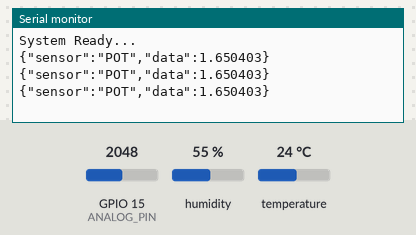
The program below on a simulated ESP32. Parts: the last lines printed to the serial monitor. The inputs (shaded band) are chosen by the test bench; at power-on: humidity 55 %, GPIO 15 (ANALOG_PIN) = 2048, temperature 24 °C.

Above: at 1.8 s.
1.9 s: humidity set to 22 %
At 2.4 s:
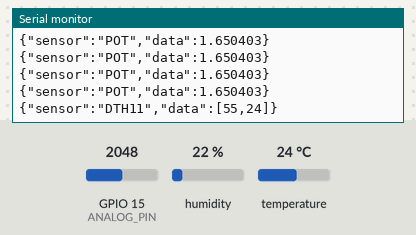
5.5 s: GPIO 15 (ANALOG_PIN) set to 2866
At 6.9 s:
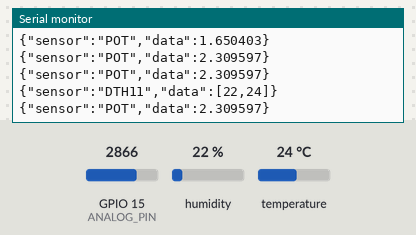
7.0 s: temperature set to 12 °C
At 7.5 s:
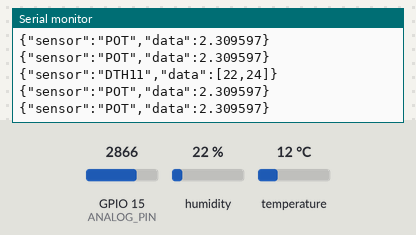
8.5 s: GPIO 15 (ANALOG_PIN) set to 3603
At 9.0 s:
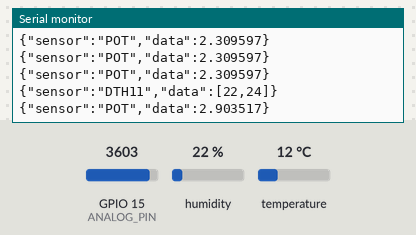
10.0 s: humidity set to 40 %
At 11.1 s:
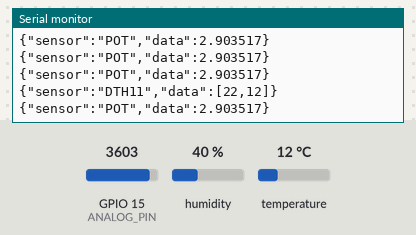
Timing chart, 0 to 12.5 s (numbered marks = the images above; inputs shaded):
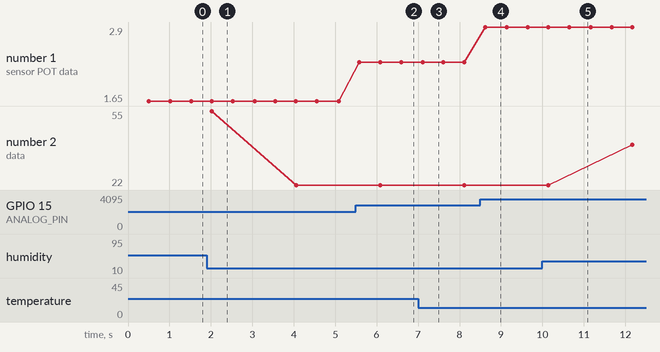

Measured:
- after the input at 5.5 s, the serial monitor: prints a new line after 0.08 s (image 2)
- after the input at 8.5 s, the serial monitor: prints a new line after 0.12 s (image 4)
- plotted number 1: 1.65 → 2.31 after the input at 5.5 s, 2.31 → 2.9 after the input at 8.5 s
- plotted number 2: 22 → 40 after the input at 10.0 s

The program:

main.cpp
```cpp
#include <Arduino.h>
#include <ArduinoJson.h>
#include "DHT.h"


#define SAMPLE_TIME 500

// --------------------------------- Entradas --------------------------------- //

// DTH11: Sensor de temperatura y humedad
#define DHTPIN 4     // Digital pin connected to the DHT sensor

// Uncomment whatever type you're using!
#define DHTTYPE DHT11   // DHT 11
//#define DHTTYPE DHT22   // DHT 22  (AM2302), AM2321
//#define DHTTYPE DHT21   // DHT 21 (AM2301)

DHT dht(DHTPIN, DHTTYPE);

// Potenciometro: Variable Analoga
#define ANALOG_PIN 15


// ------------------ Variables ------------------
bool sample_DHT11 = false;
int sample_th = 0;

// Allocate the JSON document
JsonDocument doc;

void setup() {
  Serial.begin(9600);
  Serial.println(F("System Ready..."));
  dht.begin();
}


void loop() {
  // Wait a few seconds between measurements.
  delay(SAMPLE_TIME);
  int sensorValue = analogRead(ANALOG_PIN);
  float sensorVoltage = (3.3*sensorValue)/4095; // ADC de 12 bits
  doc["sensor"] = "POT";
  // Add an array.
  doc["data"] = sensorVoltage;
  serializeJson(doc, Serial);
  Serial.println();
  sample_th++;


  // Reading temperature or humidity takes about 250 milliseconds!
  // Sensor readings may also be up to 2 seconds 'old' (its a very slow sensor)
  float H = dht.readHumidity();
  // Read temperature as Celsius (the default)
  float T = dht.readTemperature();


  // Check if any reads failed and exit early (to try again).
  if (isnan(H) || isnan(T)) {
    Serial.println(F("Failed to read from DHT sensor!"));
    return;
  }

  if(sample_th%4 == 0) {
    // Captura de la temperatura (Cada 2 segundos)
    // Add values in the document
    doc["sensor"] = "DTH11";
    // Add an array.
    JsonArray data = doc["data"].to<JsonArray>();
    data.add(H);
    data.add(T);
    // Generate the minified JSON and send it to the Serial port.
    serializeJson(doc, Serial);
    // The above line prints:
    // {"sensor":"DTH11","time":1351824120,"data":[H,T]}

    // Start a new line
    Serial.println();
    sample_th = 0;
  }
}
```
